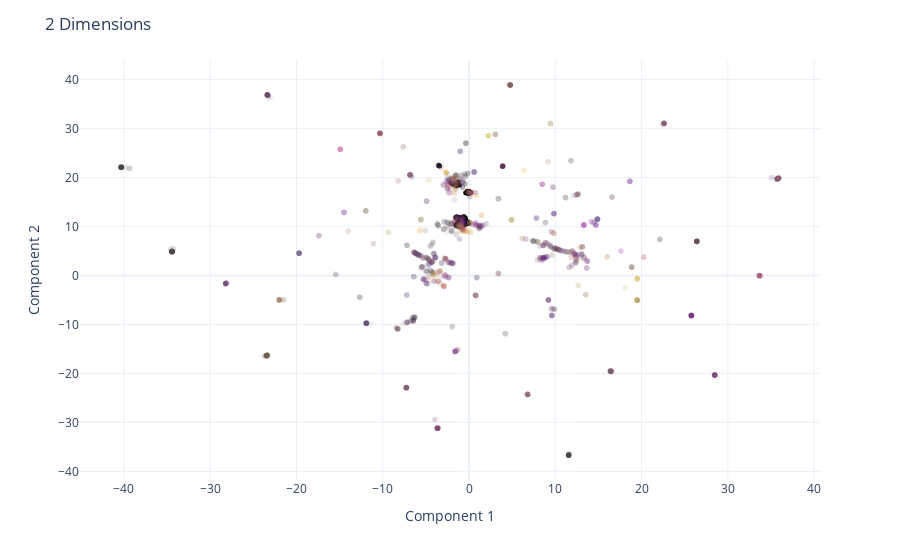

Notebook cell for this chart:
### Code cell
# Plot the training points
fig = px.scatter(
    data_frame = train_2d,
    x = "Component 1",
    y = "Component 2", # Change components to visualize each of the 30 dimensions
    color = "Media Cluster",
    hover_data = ["taxon_id", "Target", "KMeans Cluster"],
    opacity = 0.025 #0.3
) 

# Add the test points as a scatter trace
fig.add_trace(
    go.Scatter(
        x=test_2d["Component 1"],  # x coordinates
        y=test_2d["Component 2"],  # y coordinates
        mode='markers',
        marker=dict(
            color='black',  
            size=5,  
            opacity=1.0 
        ),
        text=test_2d["taxon_id"]  # marker hover text
    )
)

# Opacity slider
steps = []
for i in range(11):  # 0 to 1 in steps of 0.1
    step = dict(
        method="restyle",
        args=[{"marker.opacity": [i/20]}, [0]],  # Adjust opacity of the first trace only
        label=str(i/20)
    )
    steps.append(step)
sliders = [dict(
    active=3,  # initial value corresponding to opacity=0.3
    currentvalue={"prefix": "Opacity: "},
    pad={"t": 50},
    steps=steps
)]

fig.update_coloraxes(showscale=False)
fig.update_layout(
    #sliders=sliders,
    title="2 Dimensions",
    template="plotly_white",
    showlegend=False
)

fig.show()

### Figure 1 — Plotly figure (JSON) as saved in the notebook; plotly's stock layout.template omitted (floating-point values rounded to 4 significant figures; data arrays with more than 128 entries replaced by an {"elided": "..."} marker saying what was removed)
{"data": [{"customdata": {"elided": "8464x3 mixed values"}, "hovertemplate": "Component 1=%{x}<br>Component 2=%{y}<br>taxon_id=%{customdata[0]}<br>Target=%{customdata[1]}<br>KMeans Cluster=%{customdata[2]}<br>Media Cluster=%{marker.color}<extra></extra>", "legendgroup": "", "marker": {"color": {"elided": "8464 int values"}, "coloraxis": "coloraxis", "opacity": 0.025, "symbol": "circle"}, "mode": "markers", "name": "", "showlegend": false, "type": "scattergl", "x": {"elided": "8464 float values"}, "xaxis": "x", "y": {"elided": "8464 float values"}, "yaxis": "y"}, {"marker": {"color": "black", "opacity": 1, "size": 5}, "mode": "markers", "text": {"elided": "247 str values"}, "type": "scatter", "x": {"elided": "247 float values"}, "y": {"elided": "247 float values"}}], "layout": {"coloraxis": {"colorbar": {"title": {"text": "Media Cluster"}}, "colorscale": [[0, "#0d0887"], [0.1111, "#46039f"], [0.2222, "#7201a8"], [0.3333, "#9c179e"], [0.4444, "#bd3786"], [0.5556, "#d8576b"], [0.6667, "#ed7953"], [0.7778, "#fb9f3a"], [0.8889, "#fdca26"], [1, "#f0f921"]], "showscale": false}, "legend": {"tracegroupgap": 0}, "margin": {"t": 60}, "showlegend": false, "title": {"text": "2 Dimensions"}, "xaxis": {"anchor": "y", "domain": [0, 1], "title": {"text": "Component 1"}}, "yaxis": {"anchor": "x", "domain": [0, 1], "title": {"text": "Component 2"}}}}
